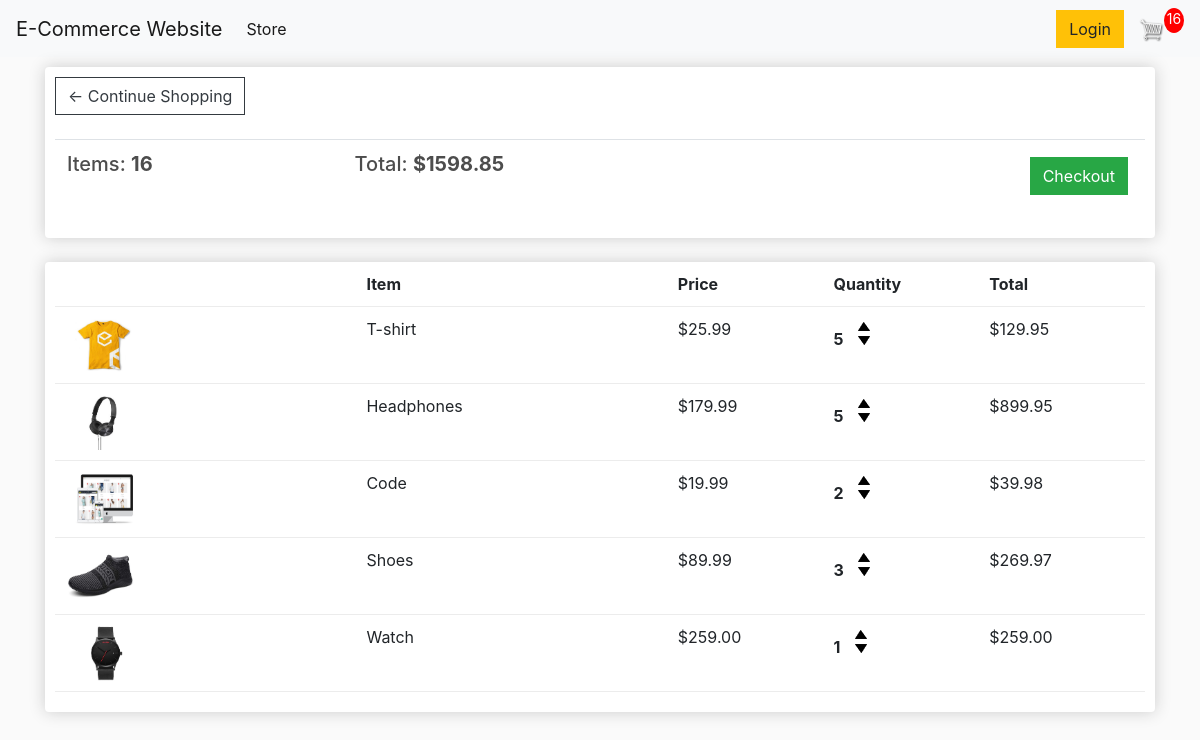
The page /cart/ (signed in) on the database as committed earlier.
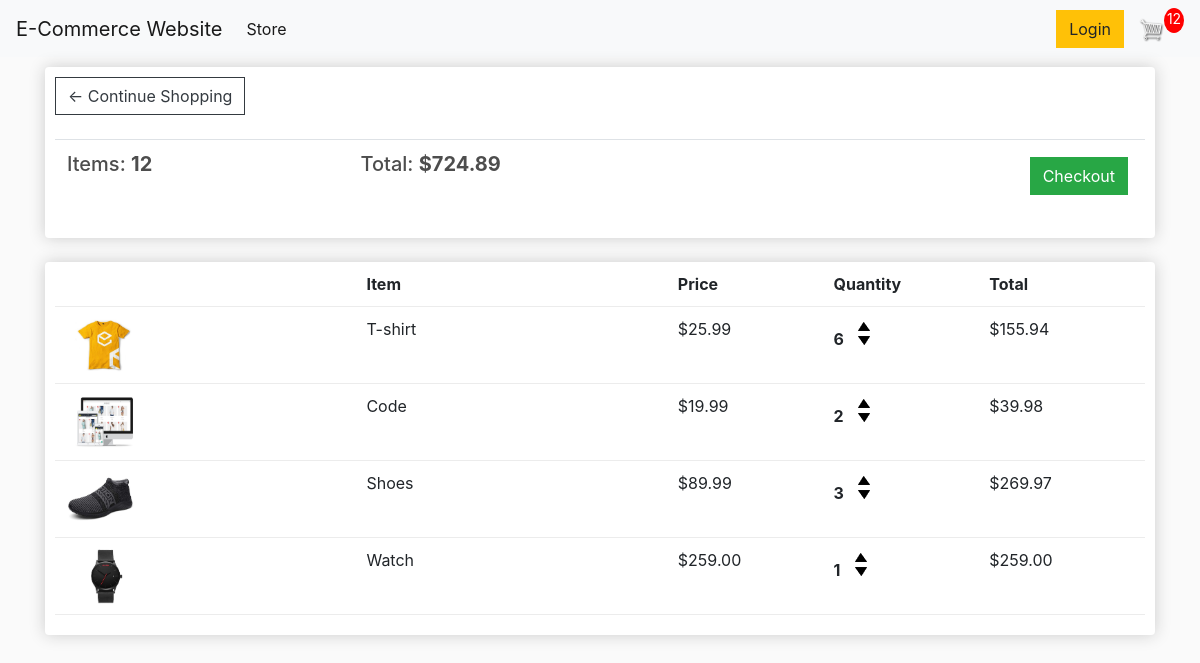
The same page on the database as committed later.
### polls/models.py (models this page shows, shortened)
class Order(models.Model):
    customer = models.ForeignKey(Customer, on_delete=models.SET_NULL, null=True, blank=True)
    date_ordered = models.DateTimeField(auto_now_add=True)
    complete = models.BooleanField(default=False)
    transaction_id = models.CharField(max_length=100, null=True)
    @property
    def get_cart_total(self):
        orderitems = self.orderitem_set.all()
        total = sum([item.get_total for item in orderitems])
        return total
    @property
    def get_cart_items(self):
        orderitems = self.orderitem_set.all()
        total = sum([item.quantity for item in orderitems])
        return total

class OrderItem(models.Model):
    product = models.ForeignKey(Product, on_delete=models.SET_NULL, null=True)
    order = models.ForeignKey(Order, on_delete=models.SET_NULL, null=True)
    quantity = models.IntegerField(default=0, null=True, blank=True)
    date_added = models.DateTimeField(auto_now_add=True)
    @property
    def get_total(self):
        total = self.product.price * self.quantity
        return total

class Product(models.Model):
    name = models.CharField(max_length=200, null=True)
    price = models.FloatField()
    digital = models.BooleanField(default=False, null=True, blank=True)
    image = models.ImageField(null=True, blank=True)
    @property
    def imageURL(self):
        try:
            url = self.image.url
        except:
            url = ''
        return url

### polls/views.py (the view)
# urls.py: path('cart/', views.cart, name="cart"),
def cart(request):
    if request.user.is_authenticated:
        customer = request.user.customer
        order, created = Order.objects.get_or_create(customer=customer, complete=False)
        items = order.orderitem_set.all()
    else:
        items = []
        order = {'get_cart_total':0, 'get_cart_items': 0}
    context = {'items':items, 'order':order}
    return render(request, 'polls/cart.html', context)

### polls/templates/polls/cart.html
{% extends 'polls/main.html' %}
{% load static %}
{% block content %}
<div class="row">
    <div class="col-lg-12">
        <div class="box-element">
            <a class="btn btn-outline-dark" href="{% url 'store' %}">&#x2190; Continue Shopping</a>
            <br>
            <br>
            <table class="table">
                <tr>
                    <th><h5>Items: <strong>{{order.get_cart_items}}</strong></h5></th>
                    <th><h5>Total: <strong>${{order.get_cart_total|floatformat:2}}</strong></h5></th>
                    <th>
                        <a style="float:right; margin: 5px" class="btn btn-success" href="{% url 'checkout' %}">Checkout</a>
                    </th>
                </tr>
            </table>
        </div>
        <br>
        <div class="box-element">
            <div class="cart-row">
                <div style="flex:2"></div>
                <div style="flex:2"><strong>Item</strong></div>
                <div style="flex:1"><strong>Price</strong></div>
                <div style="flex:1"><strong>Quantity</strong></div>
                <div style="flex:1"><strong>Total</strong></div>
            </div>
            {% for item in items %}
            <div class="cart-row">
                <div style="flex:2"><img class="row-image" src="{{item.product.imageURL}}"></div>
                <div style="flex:2">{{item.product.name}}</div>
                <div style="flex:1">${{item.product.price|floatformat:2}}</div>
                <div style="flex:1">
                    <p class="quantity">{{item.quantity}}</p>
                    <div class="quantity">
                        <img data-product={{item.product.id}} data-action="add" class="chg-quantity update-cart" src="{% static 'images/arrow-up.png' %}">
                        <img data-product={{item.product.id}} data-action="remove" class="chg-quantity update-cart" src="{% static 'images/arrow-down.png' %}">
                    </div>
                </div>
                <div style="flex:1">${{item.get_total|floatformat:2}}</div>
            </div>
            {% endfor %}
        </div>
    </div>
</div>
{% endblock content %}

### polls/templates/polls/main.html (shortened to what this page needs)
<!DOCTYPE html>
{% load static %}
<html>
<head>
    <link rel="stylesheet" href="https://stackpath.bootstrapcdn.com/bootstrap/4.4.1/css/bootstrap.min.css">
    <link rel="stylesheet" type="text/css" href ="{% static 'css/main.css' %}">
</head>
<body>
    <nav class="navbar navbar-expand-lg navbar-light bg-light">
        <a class="navbar-brand" href="{% url 'store' %}">E-Commerce Website</a>
        <div class="collapse navbar-collapse" id="navbarSupportedContent">
          <ul class="navbar-nav mr-auto">
            <li class="nav-item active">
              <a class="nav-link" href="{% url 'store' %}">Store <span class="sr-only">(current)</span></a>
            </li>
          </ul>
          <div class="form-inline my-2 my-lg-0">
            <a href="#"class="btn btn-warning">Login</a>
            <a href="{% url 'cart' %}">
               <img  id="cart-icon" src="{% static 'images/cart.png' %}">
           </a>
           <p id="cart-total">{{order.get_cart_items}}</p>
          </div>
        </div>
      </nav>
    <div class="container">
        {% block content %}
        {% endblock content %}
    </div>
</body>
</html>

Rows that differ between the two databases and show on the page:
removed OrderItem: product.imageURL (picture), product.name "Headphones", product.price "179.99", quantity "5", get_total "899.95"
changed through a linked row, Order: get_cart_items "16" → "12"; get_cart_total "1598.85" → "724.89"
changed OrderItem "T-shirt": quantity "5" → "6"; get_total "129.95" → "155.94"
